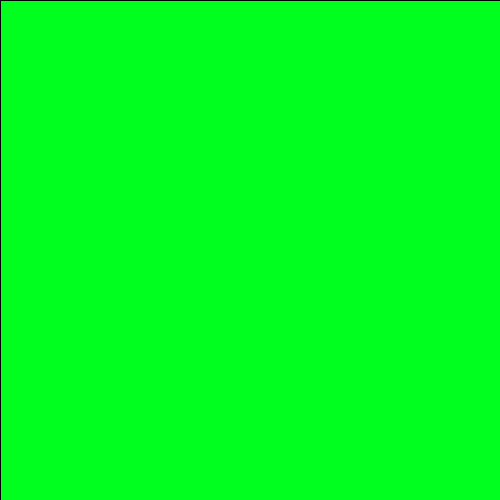
Frame 1 (no input)
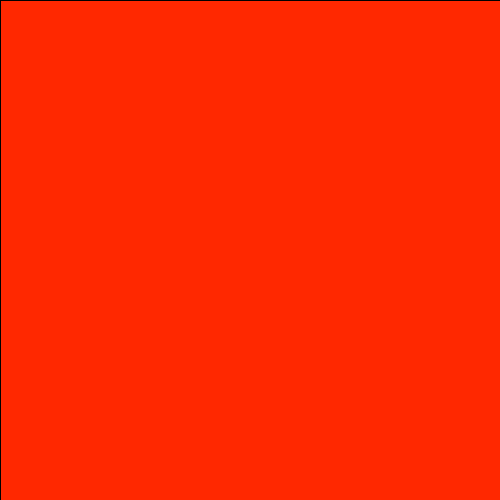
Frame 60 (the mouse pressed at the canvas centre just before this capture)
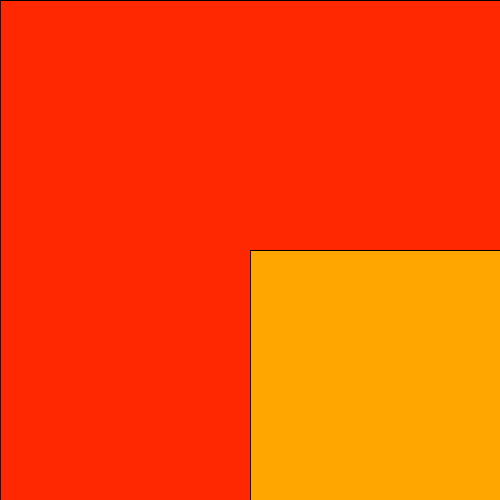
Frame 120 (the mouse held since frame 60 and released just before this capture)

The Processing sketch that drew these frames (run headless with seeded random() and noise(); from frame 60 on, the mouse is pressed at the canvas centre):

// Processing sketch: processing_172061
// ── processing_172061.pde

// Drückt mit Farbe und Bewegung ein Gefühl aus.
// Lasst das Gefühl mit der Maus verändern oder umkehren.

float counter = 0;

  void setup()
{
  size(500,500);
  background(0);
}

  void draw()
{
  
  translate(mouseX, mouseY);
  colorMode(HSB, 360, 100, 100); //Viertens
  float amplitude = map(sin(counter), 1, -1, 0, 255); //Drittens
  
  fill(amplitude, 100, 100); //Viertens
  rect(0, 0, 500, 500);          //Drittens
 
  println(sin(counter));
  counter += 0.02;
}
